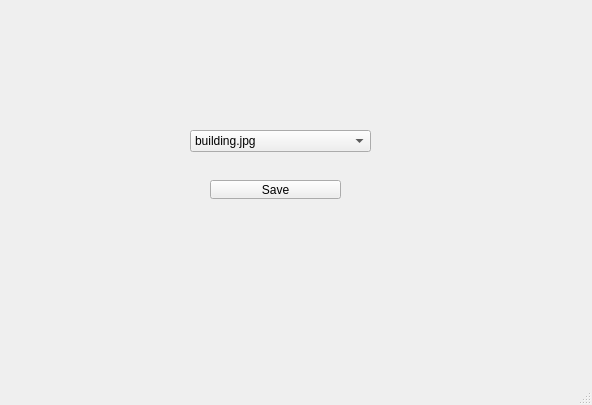
<?xml version="1.0" encoding="UTF-8"?>
<ui version="4.0">
 <class>MainWindow</class>
 <widget class="QMainWindow" name="MainWindow">
  <property name="geometry">
   <rect>
    <x>0</x>
    <y>0</y>
    <width>592</width>
    <height>405</height>
   </rect>
  </property>
  <property name="windowTitle">
   <string>MainWindow</string>
  </property>
  <widget class="QWidget" name="centralwidget">
   <widget class="QComboBox" name="comboBox">
    <property name="geometry">
     <rect>
      <x>190</x>
      <y>130</y>
      <width>181</width>
      <height>22</height>
     </rect>
    </property>
    <item>
     <property name="text">
      <string>building.jpg</string>
     </property>
    </item>
    <item>
     <property name="text">
      <string>cat.png</string>
     </property>
    </item>
    <item>
     <property name="text">
      <string>planet.jpg</string>
     </property>
    </item>
   </widget>
   <widget class="QToolButton" name="toolButton">
    <property name="geometry">
     <rect>
      <x>210</x>
      <y>180</y>
      <width>131</width>
      <height>19</height>
     </rect>
    </property>
    <property name="text">
     <string>Save</string>
    </property>
   </widget>
  </widget>
  <widget class="QMenuBar" name="menubar">
   <property name="geometry">
    <rect>
     <x>0</x>
     <y>0</y>
     <width>592</width>
     <height>21</height>
    </rect>
   </property>
  </widget>
  <widget class="QStatusBar" name="statusbar"/>
 </widget>
 <resources/>
 <connections/>
</ui>
